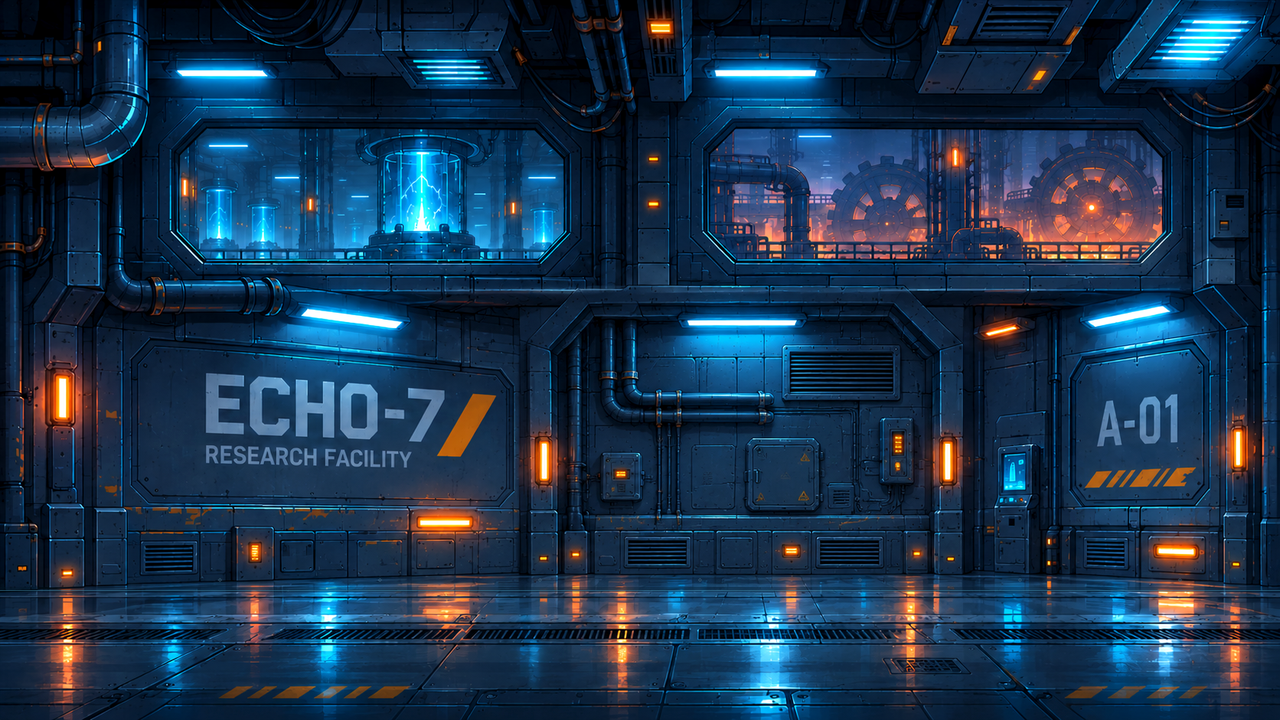
#> input picture data/art/backgrounds/chapter_01.png, 1280 x 720 px; its folder holds only this picture in this run
$ python build_pixel_backgrounds.py
#> lines starting #> are read from the running program, lines starting #| are printed output that depends on the picture
#> further down, src is the input picture: PIL image 1280x720 RGB; mean R, G, B 25.9, 51.9, 77.9
"""Create game-ready, low-resolution scene materials from approved chapter art.

This does not modify or overwrite the approved 1280x720 source images. The
output is authored once and packed with the game, never regenerated at runtime.
"""
from pathlib import Path
from PIL import Image, ImageEnhance, ImageOps

ROOT = Path(__file__).resolve().parents[1]
BG = ROOT / 'data' / 'art' / 'backgrounds'
DEST = BG / 'pixel'
DEST.mkdir(parents=True, exist_ok=True)
CHAPTERS = (1, 3, 4, 5)
# Distinct repeatable source crops deliberately avoid the main logo/lettering.
CROPS = {
    1: ((545, 775), (735, 970), (785, 995)),
    3: ((365, 630), (570, 810), (845, 1105)),
    4: ((60, 320), (955, 1180), (1035, 1255)),
    5: ((70, 335), (1025, 1255), (870, 1090)),
}

def stylize(im, size):
#> called with size = (640, 360)
    im = ImageOps.fit(im.convert('RGB'), size, method=Image.Resampling.BOX)
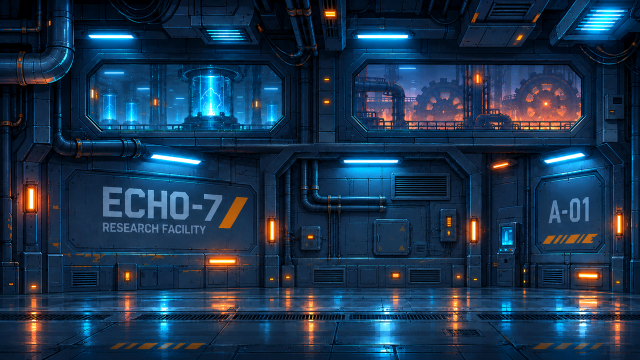
#> im: PIL image 640x360 RGB; mean R, G, B 26.4, 52.4, 78.4
    im = ImageEnhance.Color(im).enhance(0.86)
    im = ImageEnhance.Contrast(im).enhance(1.11)
    # No dithering: distant machinery remains clear rather than noisy.
    im = im.quantize(colors=144, method=Image.Quantize.FASTOCTREE,
                     dither=Image.Dither.NONE).convert('RGB')
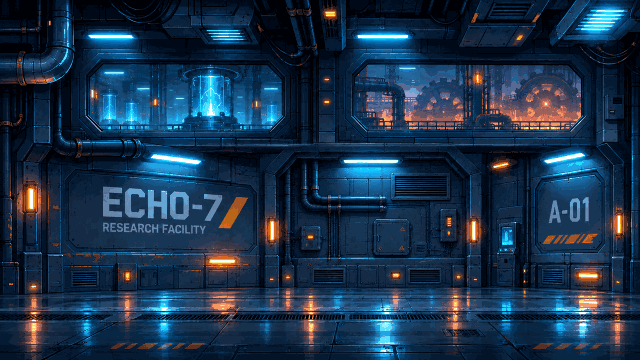
#> im: PIL image 640x360 RGB; mean R, G, B 26.2, 50.7, 75.4
    return im

for number in CHAPTERS:
    src = Image.open(BG / f'chapter_{number:02}.png').convert('RGB')
    assert src.size == (1280, 720), (number, src.size)
    stylize(src, (640, 360)).save(DEST / f'chapter_{number:02}_hero.png', optimize=True)
    for i, (left, right) in enumerate(CROPS[number]):
        patch = src.crop((left, 0, right, 720))
        stylize(patch, (160, 360)).save(DEST / f'chapter_{number:02}_module_{i}.png', optimize=True)
#> this loop made 3 passes
#> pass 1, `patch = src.crop((left, 0, right, 720))`:
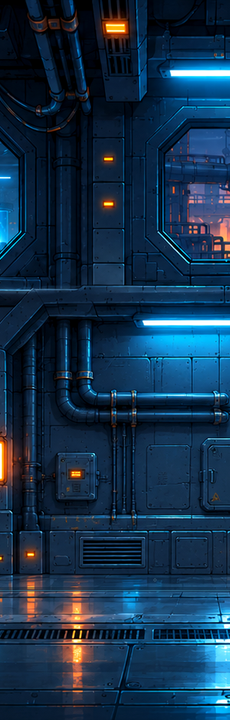
#> patch: PIL image 230x720 RGB; mean R, G, B 20.8, 48.7, 74.6
#> pass 1, in stylize (call 2), `im = ImageOps.fit(im.convert('RGB'), size, method=Image.Resampling.BOX)`:
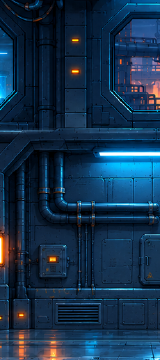
#> im: PIL image 160x360 RGB; mean R, G, B 20.6, 49, 76.1
#> after the loop:
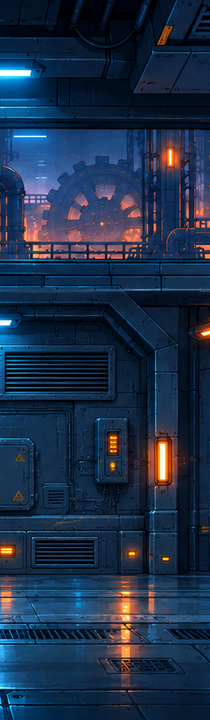
#> patch: PIL image 210x720 RGB; mean R, G, B 28.3, 47.5, 72.8
#> (the run stopped early here; a loop or call above may not have finished)
